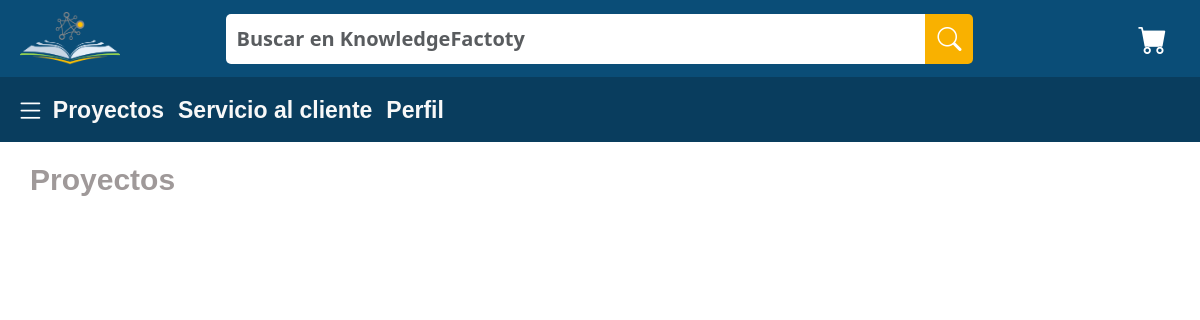
The page /Inicio/ on the database as committed earlier.
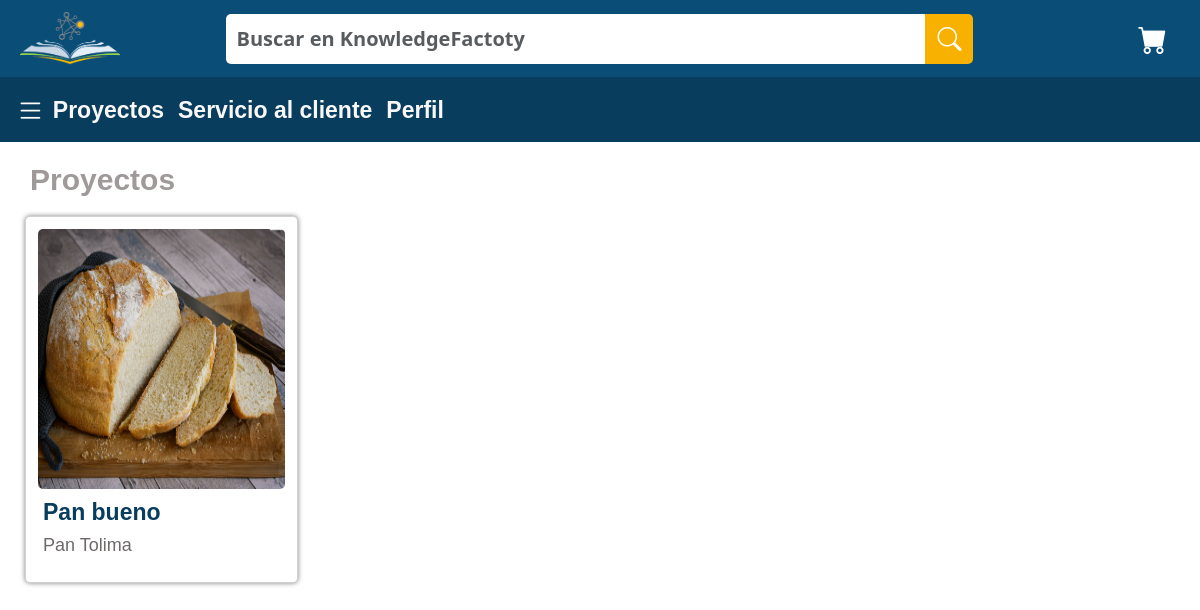
The same page on the database as committed later.
### test_app/models.py (models this page shows, shortened)
class Project(models.Model):
    name = models.CharField(max_length=30)
    objective = models.TextField()
    results = models.TextField()
    reach = models.TextField()
    state = models.TextField()
    ownerCompany = models.OneToOneField(Company, on_delete=models.CASCADE)
    photo= models.ImageField(null=True, blank=True, upload_to="images/")

class Company(models.Model):
    nit = models.CharField(auto_created=False, primary_key=True, serialize=False, verbose_name='NIT', max_length=9)
    name = models.CharField(max_length=50)
    phoneNumberC = models.CharField(max_length=15)
    address = models.CharField(max_length=300)
    user = models.ForeignKey(User, on_delete=models.CASCADE)

### test_app/views.py (the view)
# urls.py: path('Inicio/',views.homePage, name="homePage"),
def homePage(req):
    projects=Project.objects.all()
    return render(req, 'test_app/MainPageEnterprise.html', {'projects':projects} )

### test_app/templates/test_app/MainPageEnterprise.html (shortened to what this page needs)
{% extends 'test_app/base.html' %}
{% load static %}
{% block content %}
<!DOCTYPE html>
<html lang="en">
<head>
    <link href="https://cdn.jsdelivr.net/npm/bootstrap@5.3.0-alpha2/dist/css/bootstrap.min.css" rel="stylesheet">
    <link rel="stylesheet" href="https://cdn.jsdelivr.net/npm/bootstrap-icons@1.10.3/font/bootstrap-icons.css">
    <link rel="stylesheet" href='{% static "CSS/styleMainPageEnterprise.css" %}'>
</head>
<body>
    <header class="container-fluid text-center" style="padding: 10px;  background-color: #0A4D77;">
        <div class="row align-items-center" style="padding-left: 10px; padding-right: 10px;">
          <div class="col-2 image_locate">
            <img src='{% static "/Images/Logo_DreamsBank.png" %}' alt="Logo de DreamsBank" style="width: 100px;">
          </div>
          <div class="col-8 items_search_locate" style="display: flex; justify-content: center;">
            <form class="form-inline">
              <div class="input-group" style="flex-shrink: 0;">
                <input id="input_search" type="text" class="form-control" placeholder="Buscar en KnowledgeFactoty" style="width: 700px;">
                <div class="input-group-append">
                  <button class="btn btn-secondary" type="button" style="background-color: #F9B100; border: 0; border-radius: 0px ; border-top-right-radius: 5px; border-bottom-right-radius: 5px; width: 100%; height: 100%;">
                    <i class="bi bi-search" style="font-size: 1.5em;"></i>
                  </button>
                </div>
              </div>
            </form>
          </div>
          <div class="col-2" style="display: flex; justify-content: end;">
            <button class="btn btn-link">
              <i class="bi bi-cart-fill" style="color: #fff; font-size: 1.8em;"></i>
            </button>
          </div>
        </div>
      </header>
      <header class="row-fluid text-center" style="padding: 10px; padding-left: 15px; padding-right: 15px; background-color: #093D5E;">
        <div class="menu-bar">
            <div class="icon_menu_bar">
              <button class="btn btn-link" style="padding: 0;">
                <i id="sideMenu" class="bi bi-list" style="color: #fff; font-size: 1.8em;z-index: 1;"></i>
              </button>
            </div>
            <a href="{% url 'homePage' %}" class="menu-item">Proyectos</a>
            <a href="#" class="menu-item">Servicio al cliente</a>
            <a href="{% url 'profile' %}" class="menu-item">Perfil</a>
          </div>
      </header>
      <div class="PrimaryBox">
        <h1 class="Title">Proyectos</h1>
          <div class="gridProducts" id="gridP">
          {% for project in projects %}
            <div class="card" id={{project.id}}>
              <a href="{% url 'productInformation' project.id %}" class="selectionProject" style="z-index:5;position: absolute;width: 93%;height: 93%;"></a>
                <div class="card_image" style="height: 260px;">
                    {% if project.photo %}
                    <img src="{{project.photo.url}}" alt={{project.id}} style="width: 100%; height: 100%;border-radius: 5px">
                    {% else %}
                    <h3 class="no foto">No hay foto</h3>
                    {% endif %}
                </div>
                <div class="card_content">
                  <h1 class="card_title">{{project.name}}</h1>
                  <h3 class="card_text">{{project.ownerCompany.name}}</h3>
              </div>
            </div>
        {% endfor %}
        </div>
      </div>
</body>
</html>
{% endblock %}

Rows that differ between the two databases and show on the page:
added Project: photo (picture), name "Pan bueno", ownerCompany.name "Pan Tolima"
